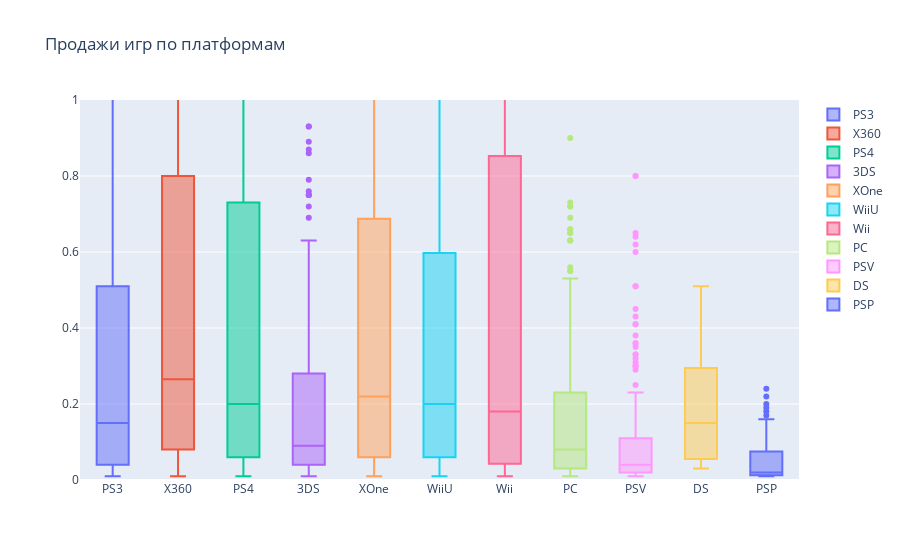

Here is the notebook cell this chart was saved with:
### Markdown cell above
Построем график «ящик с усами» по глобальным продажам игр в разбивке по платформам. Опишем результат.

### Code cell
data = []

for platform in games['platform'].unique():
    data.append(
        go.Box(y=games[games.platform==platform]['total_sales'], 
               name=platform )
    )
    
layout = {'title': 'Продажи игр по платформам'}
fig = go.Figure(data=data, layout=layout)

fig.update_layout(yaxis=dict(range=[0,1])) #  масштаб по оси y 

iplot(fig, show_link = False)

### Figure 1 — Plotly figure (JSON) as saved in the notebook; plotly's stock layout.template omitted (floating-point values rounded to 4 significant figures; data arrays with more than 128 entries replaced by an {"elided": "..."} marker saying what was removed)
{"data": [{"name": "PS3", "type": "box", "y": {"elided": "345 float values"}}, {"name": "X360", "type": "box", "y": {"elided": "186 float values"}}, {"name": "PS4", "type": "box", "y": {"elided": "392 float values"}}, {"name": "3DS", "type": "box", "y": {"elided": "303 float values"}}, {"name": "XOne", "type": "box", "y": {"elided": "247 float values"}}, {"name": "WiiU", "type": "box", "y": [7.09, 4.87, 4.44, 4.32, 3.21, 2.23, 1.8, 1.75, 1.58, 1.53, 1.3, 1.23, 1.19, 1.12, 1.1, 1.03, 1.01, 0.84, 0.84, 0.78, 0.76, 0.74, 0.73, 0.7, 0.67, 0.66, 0.65, 0.64, 0.6, 0.59, 0.58, 0.57, 0.53, 0.52, 0.51, 0.48, 0.46, 0.46, 0.44, 0.42, 0.42, 0.41, 0.4, 0.39, 0.38, 0.37, 0.35, 0.34, 0.31, 0.31, 0.29, 0.27, 0.27, 0.25, 0.24, 0.24, 0.22, 0.2, 0.19, 0.19, 0.18, 0.19, 0.19, 0.15, 0.13, 0.12, 0.12, 0.11, 0.11, 0.12, 0.11, 0.11, 0.1, 0.1, 0.1, 0.09, 0.1, 0.09, 0.09, 0.08, 0.09, 0.08, 0.07, 0.06, 0.06, 0.07, 0.06, 0.07, 0.05, 0.04, 0.05, 0.05, 0.05, 0.03, 0.03, 0.03, 0.03, 0.03, 0.03, 0.02, 0.02, 0.02, 0.02, 0.02, 0.02, 0.02, 0.02, 0.02, 0.01, 0.01, 0.01, 0.01, 0.01, 0.01, 0.01]}, {"name": "Wii", "type": "box", "y": [3.58, 2.15, 2.01, 1.6, 0.95, 0.95, 0.56, 0.38, 0.26, 0.23, 0.18, 0.18, 0.15, 0.14, 0.1, 0.06, 0.05, 0.04, 0.03, 0.03, 0.01, 0.01, 0.01]}, {"name": "PC", "type": "box", "y": {"elided": "189 float values"}}, {"name": "PSV", "type": "box", "y": {"elided": "358 float values"}}, {"name": "DS", "type": "box", "y": [0.51, 0.38, 0.21, 0.18, 0.12, 0.08, 0.03, 0.03]}, {"name": "PSP", "type": "box", "y": [0.24, 0.22, 0.2, 0.19, 0.18, 0.17, 0.16, 0.15, 0.13, 0.12, 0.12, 0.11, 0.1, 0.09, 0.09, 0.08, 0.08, 0.06, 0.05, 0.05, 0.05, 0.04, 0.04, 0.03, 0.03, 0.03, 0.03, 0.03, 0.03, 0.03, 0.02, 0.02, 0.02, 0.02, 0.02, 0.02, 0.02, 0.02, 0.02, 0.02, 0.02, 0.02, 0.02, 0.02, 0.02, 0.02, 0.02, 0.02, 0.02, 0.02, 0.01, 0.01, 0.01, 0.01, 0.01, 0.01, 0.01, 0.01, 0.01, 0.01, 0.01, 0.01, 0.01, 0.01, 0.01, 0.01, 0.01]}], "layout": {"title": {"text": "Продажи игр по платформам"}, "yaxis": {"range": [0, 1]}}}
